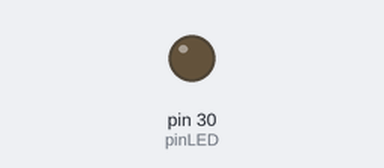
The program below on a simulated Teensy 3. On the bench: output pins drawn as LEDs (lit = HIGH).

Above: at 0.6 s.
At 2.5 s:
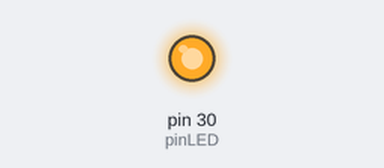
Timing chart, 0 to 6.7 s (numbered marks = the images above):
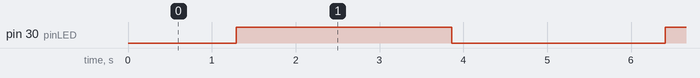

The program:

main.cpp
```cpp
// (licence header left out)
#include <Metro.h>
#include <Arduino.h>

int pinLED = 30;
Metro metro = Metro(10);

void setup()
{
    pinMode(pinLED, OUTPUT);
}

int intensity = 0;

void loop()
{
    if (metro.check())
    {
        analogWrite(pinLED, intensity);
        intensity = intensity + 1;
        if (intensity > 255)
        {
            while (intensity)
            {
                if (metro.check())
                {
                    analogWrite(pinLED, intensity);
                    intensity = intensity - 1;
                }
            }
        }
    }
}

// void loop()
// {
//     analogWrite(pinLED, 30);
//     delay(500);
//     analogWrite(pinLED, 100);
//     delay(500);
//     analogWrite(pinLED, 150);
//     delay(500);
//     analogWrite(pinLED, 200);
//     delay(500);
// }

// void loop()
// {
//     analogWrite(pinLED, intensity);
//     delay(10);
//     intensity = intensity + 1;
//     if (intensity > 255)
//     {
//         while (intensity)
//         {
//             analogWrite(pinLED, intensity);
//             delay(10);
//             intensity = intensity - 1;
//         }
//     }
// }
```

Measured:
- by itself, pin 30 (pinLED): alternates HIGH for 2.6 s and LOW for 2.6 s
